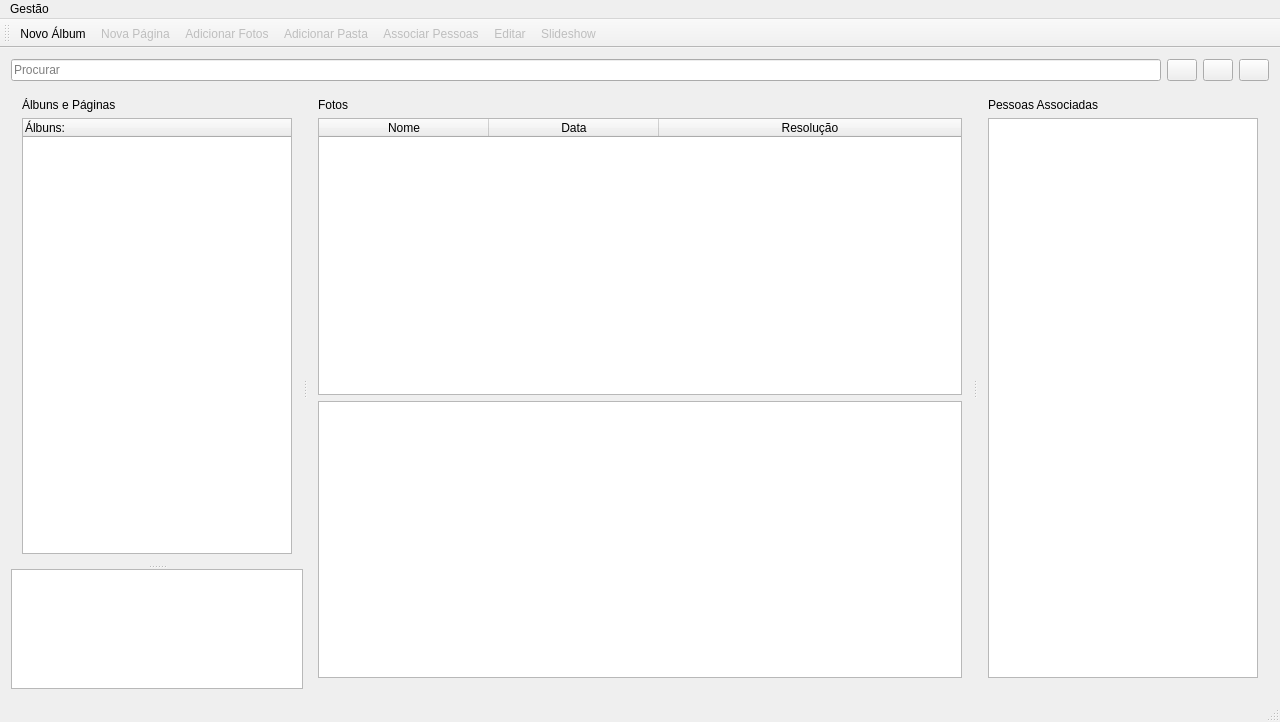
<?xml version="1.0" encoding="UTF-8"?>
<ui version="4.0">
 <class>MainWindow</class>
 <widget class="QMainWindow" name="MainWindow">
  <property name="enabled">
   <bool>true</bool>
  </property>
  <property name="geometry">
   <rect>
    <x>0</x>
    <y>0</y>
    <width>1280</width>
    <height>722</height>
   </rect>
  </property>
  <property name="sizePolicy">
   <sizepolicy hsizetype="Expanding" vsizetype="Expanding">
    <horstretch>0</horstretch>
    <verstretch>0</verstretch>
   </sizepolicy>
  </property>
  <property name="windowTitle">
   <string>MainWindow</string>
  </property>
  <widget class="QWidget" name="centralWidget">
   <property name="enabled">
    <bool>true</bool>
   </property>
   <layout class="QGridLayout" name="gridLayout">
    <item row="0" column="0">
     <widget class="QLineEdit" name="lineEdit">
      <property name="text">
       <string/>
      </property>
      <property name="placeholderText">
       <string>Procurar</string>
      </property>
     </widget>
    </item>
    <item row="0" column="1">
     <widget class="QPushButton" name="vistaMosaico">
      <property name="maximumSize">
       <size>
        <width>30</width>
        <height>30</height>
       </size>
      </property>
      <property name="text">
       <string/>
      </property>
      <property name="icon">
       <iconset resource="res.qrc">
        <normaloff>:/Icones/mosaico.png</normaloff>:/Icones/mosaico.png</iconset>
      </property>
      <property name="iconSize">
       <size>
        <width>20</width>
        <height>20</height>
       </size>
      </property>
     </widget>
    </item>
    <item row="0" column="2">
     <widget class="QPushButton" name="vistaListaCompleta">
      <property name="maximumSize">
       <size>
        <width>30</width>
        <height>30</height>
       </size>
      </property>
      <property name="text">
       <string/>
      </property>
      <property name="icon">
       <iconset resource="res.qrc">
        <normaloff>:/Icones/listadetalhada.png</normaloff>:/Icones/listadetalhada.png</iconset>
      </property>
      <property name="iconSize">
       <size>
        <width>20</width>
        <height>20</height>
       </size>
      </property>
     </widget>
    </item>
    <item row="0" column="3">
     <widget class="QPushButton" name="vistaListaSimples">
      <property name="sizePolicy">
       <sizepolicy hsizetype="Minimum" vsizetype="Fixed">
        <horstretch>0</horstretch>
        <verstretch>0</verstretch>
       </sizepolicy>
      </property>
      <property name="maximumSize">
       <size>
        <width>30</width>
        <height>30</height>
       </size>
      </property>
      <property name="text">
       <string/>
      </property>
      <property name="icon">
       <iconset resource="res.qrc">
        <normaloff>:/Icones/listasimples.png</normaloff>:/Icones/listasimples.png</iconset>
      </property>
      <property name="iconSize">
       <size>
        <width>20</width>
        <height>20</height>
       </size>
      </property>
     </widget>
    </item>
    <item row="1" column="0" colspan="4">
     <widget class="QSplitter" name="splitter_2">
      <property name="orientation">
       <enum>Qt::Horizontal</enum>
      </property>
      <widget class="QSplitter" name="splitter">
       <property name="orientation">
        <enum>Qt::Vertical</enum>
       </property>
       <widget class="QWidget" name="layoutWidget">
        <layout class="QVBoxLayout" name="verticalLayout">
         <item>
          <widget class="QLabel" name="label">
           <property name="text">
            <string>Álbuns e Páginas</string>
           </property>
          </widget>
         </item>
         <item>
          <widget class="QTreeWidget" name="albumwidget">
           <property name="contextMenuPolicy">
            <enum>Qt::DefaultContextMenu</enum>
           </property>
           <column>
            <property name="text">
             <string>Álbuns:</string>
            </property>
           </column>
          </widget>
         </item>
        </layout>
       </widget>
       <widget class="QListWidget" name="informacaowidget">
        <property name="maximumSize">
         <size>
          <width>16777215</width>
          <height>120</height>
         </size>
        </property>
       </widget>
      </widget>
      <widget class="QWidget" name="layoutWidget">
       <layout class="QVBoxLayout" name="verticalLayout_2">
        <item>
         <widget class="QLabel" name="label_4">
          <property name="text">
           <string>Fotos</string>
          </property>
         </widget>
        </item>
        <item>
         <widget class="QTableWidget" name="fotowidget">
          <property name="minimumSize">
           <size>
            <width>600</width>
            <height>0</height>
           </size>
          </property>
          <property name="acceptDrops">
           <bool>true</bool>
          </property>
          <property name="frameShape">
           <enum>QFrame::StyledPanel</enum>
          </property>
          <property name="sizeAdjustPolicy">
           <enum>QAbstractScrollArea::AdjustToContents</enum>
          </property>
          <property name="editTriggers">
           <set>QAbstractItemView::NoEditTriggers</set>
          </property>
          <property name="showDropIndicator" stdset="0">
           <bool>false</bool>
          </property>
          <property name="dragDropOverwriteMode">
           <bool>false</bool>
          </property>
          <property name="dragDropMode">
           <enum>QAbstractItemView::NoDragDrop</enum>
          </property>
          <property name="defaultDropAction">
           <enum>Qt::CopyAction</enum>
          </property>
          <property name="alternatingRowColors">
           <bool>true</bool>
          </property>
          <property name="selectionMode">
           <enum>QAbstractItemView::ExtendedSelection</enum>
          </property>
          <property name="selectionBehavior">
           <enum>QAbstractItemView::SelectRows</enum>
          </property>
          <property name="showGrid">
           <bool>true</bool>
          </property>
          <property name="gridStyle">
           <enum>Qt::SolidLine</enum>
          </property>
          <property name="sortingEnabled">
           <bool>true</bool>
          </property>
          <attribute name="horizontalHeaderDefaultSectionSize">
           <number>170</number>
          </attribute>
          <attribute name="horizontalHeaderHighlightSections">
           <bool>false</bool>
          </attribute>
          <attribute name="horizontalHeaderMinimumSectionSize">
           <number>50</number>
          </attribute>
          <attribute name="horizontalHeaderStretchLastSection">
           <bool>true</bool>
          </attribute>
          <attribute name="verticalHeaderVisible">
           <bool>false</bool>
          </attribute>
          <attribute name="verticalHeaderCascadingSectionResizes">
           <bool>false</bool>
          </attribute>
          <attribute name="verticalHeaderDefaultSectionSize">
           <number>60</number>
          </attribute>
          <attribute name="verticalHeaderMinimumSectionSize">
           <number>40</number>
          </attribute>
          <column>
           <property name="text">
            <string>Nome</string>
           </property>
          </column>
          <column>
           <property name="text">
            <string>Data</string>
           </property>
          </column>
          <column>
           <property name="text">
            <string>Resolução</string>
           </property>
          </column>
         </widget>
        </item>
        <item>
         <widget class="QListWidget" name="listWidget">
          <property name="sizePolicy">
           <sizepolicy hsizetype="Expanding" vsizetype="Expanding">
            <horstretch>0</horstretch>
            <verstretch>0</verstretch>
           </sizepolicy>
          </property>
          <property name="minimumSize">
           <size>
            <width>600</width>
            <height>0</height>
           </size>
          </property>
          <property name="viewMode">
           <enum>QListView::IconMode</enum>
          </property>
         </widget>
        </item>
       </layout>
      </widget>
      <widget class="QWidget" name="layoutWidget2">
       <layout class="QVBoxLayout" name="verticalLayout_8">
        <item>
         <widget class="QLabel" name="label_10">
          <property name="text">
           <string>Pessoas Associadas</string>
          </property>
         </widget>
        </item>
        <item>
         <widget class="QListWidget" name="pessoaWidget"/>
        </item>
       </layout>
      </widget>
     </widget>
    </item>
   </layout>
  </widget>
  <widget class="QMenuBar" name="menuBar">
   <property name="geometry">
    <rect>
     <x>0</x>
     <y>0</y>
     <width>1280</width>
     <height>26</height>
    </rect>
   </property>
   <widget class="QMenu" name="menuFicheiro">
    <property name="title">
     <string>Gestão</string>
    </property>
    <addaction name="actionNovo_Album"/>
    <addaction name="actionNova_Pagina"/>
    <addaction name="actionAdicionar_Fotografias"/>
    <addaction name="actionAdicionar_Pasta"/>
    <addaction name="separator"/>
    <addaction name="actionEditar"/>
    <addaction name="actionAssociar_Pessoas"/>
    <addaction name="separator"/>
    <addaction name="actionSlideshow"/>
    <addaction name="actionAcerca"/>
    <addaction name="actionSair"/>
   </widget>
   <addaction name="menuFicheiro"/>
  </widget>
  <widget class="QToolBar" name="mainToolBar">
   <property name="contextMenuPolicy">
    <enum>Qt::PreventContextMenu</enum>
   </property>
   <attribute name="toolBarArea">
    <enum>TopToolBarArea</enum>
   </attribute>
   <attribute name="toolBarBreak">
    <bool>false</bool>
   </attribute>
   <addaction name="actionNovo_Album"/>
   <addaction name="actionNova_Pagina"/>
   <addaction name="actionAdicionar_Fotografias"/>
   <addaction name="actionAdicionar_Pasta"/>
   <addaction name="actionAssociar_Pessoas"/>
   <addaction name="actionEditar"/>
   <addaction name="actionSlideshow"/>
  </widget>
  <widget class="QStatusBar" name="statusBar"/>
  <action name="actionNovo_Album">
   <property name="icon">
    <iconset resource="res.qrc">
     <normaloff>:/Icones/novoalbum.png</normaloff>:/Icones/novoalbum.png</iconset>
   </property>
   <property name="text">
    <string>Novo Álbum</string>
   </property>
   <property name="shortcut">
    <string>Ctrl+N</string>
   </property>
  </action>
  <action name="actionAcerca">
   <property name="text">
    <string>Acerca</string>
   </property>
  </action>
  <action name="actionSair">
   <property name="enabled">
    <bool>true</bool>
   </property>
   <property name="text">
    <string>Sair</string>
   </property>
  </action>
  <action name="actionNova_Pagina">
   <property name="enabled">
    <bool>false</bool>
   </property>
   <property name="icon">
    <iconset resource="res.qrc">
     <normaloff>:/Icones/add-page.png</normaloff>:/Icones/add-page.png</iconset>
   </property>
   <property name="text">
    <string>Nova Página</string>
   </property>
   <property name="shortcut">
    <string>Ctrl+P</string>
   </property>
  </action>
  <action name="actionEditar">
   <property name="enabled">
    <bool>false</bool>
   </property>
   <property name="icon">
    <iconset resource="res.qrc">
     <normaloff>:/Icones/edit.png</normaloff>:/Icones/edit.png</iconset>
   </property>
   <property name="text">
    <string>Editar</string>
   </property>
  </action>
  <action name="actionRemover_Album">
   <property name="enabled">
    <bool>false</bool>
   </property>
   <property name="text">
    <string>Remover Álbum</string>
   </property>
  </action>
  <action name="actionRemover_Pagina">
   <property name="enabled">
    <bool>false</bool>
   </property>
   <property name="text">
    <string>Remover Página</string>
   </property>
  </action>
  <action name="actionRemover_Foto_s">
   <property name="enabled">
    <bool>false</bool>
   </property>
   <property name="text">
    <string>Remover Foto(s)</string>
   </property>
   <property name="shortcut">
    <string>Del</string>
   </property>
  </action>
  <action name="actionCopiar_P_gina">
   <property name="enabled">
    <bool>false</bool>
   </property>
   <property name="text">
    <string>Copiar Página</string>
   </property>
   <property name="shortcut">
    <string>Shift+C</string>
   </property>
  </action>
  <action name="actionCopiar_Foto_s">
   <property name="enabled">
    <bool>false</bool>
   </property>
   <property name="text">
    <string>Copiar Foto(s)</string>
   </property>
   <property name="shortcut">
    <string>Ctrl+C</string>
   </property>
  </action>
  <action name="actionAdicionar_Fotografias">
   <property name="enabled">
    <bool>false</bool>
   </property>
   <property name="icon">
    <iconset resource="res.qrc">
     <normaloff>:/Icones/addphoto.png</normaloff>:/Icones/addphoto.png</iconset>
   </property>
   <property name="text">
    <string>Adicionar Fotos</string>
   </property>
   <property name="shortcut">
    <string>Ctrl+F</string>
   </property>
  </action>
  <action name="actionAssociar_Pessoas">
   <property name="enabled">
    <bool>false</bool>
   </property>
   <property name="icon">
    <iconset resource="res.qrc">
     <normaloff>:/Icones/associar.png</normaloff>:/Icones/associar.png</iconset>
   </property>
   <property name="text">
    <string>Associar Pessoas</string>
   </property>
  </action>
  <action name="actionImprimir">
   <property name="enabled">
    <bool>false</bool>
   </property>
   <property name="text">
    <string>Imprimir</string>
   </property>
  </action>
  <action name="actionMover_Foto_s">
   <property name="enabled">
    <bool>false</bool>
   </property>
   <property name="text">
    <string>Mover Foto(s)</string>
   </property>
   <property name="shortcut">
    <string>Ctrl+X</string>
   </property>
  </action>
  <action name="actionColar_Foto_s">
   <property name="enabled">
    <bool>false</bool>
   </property>
   <property name="text">
    <string>Colar Foto(s)</string>
   </property>
   <property name="shortcut">
    <string>Ctrl+V</string>
   </property>
  </action>
  <action name="actionColar_P_ginas">
   <property name="enabled">
    <bool>false</bool>
   </property>
   <property name="text">
    <string>Colar Página</string>
   </property>
   <property name="shortcut">
    <string>Shift+V</string>
   </property>
  </action>
  <action name="actionMover_Pagina">
   <property name="enabled">
    <bool>false</bool>
   </property>
   <property name="text">
    <string>Mover Página</string>
   </property>
   <property name="shortcut">
    <string>Shift+X</string>
   </property>
  </action>
  <action name="actionSlideshow">
   <property name="enabled">
    <bool>false</bool>
   </property>
   <property name="icon">
    <iconset resource="res.qrc">
     <normaloff>:/Icones/slideshow.png</normaloff>:/Icones/slideshow.png</iconset>
   </property>
   <property name="text">
    <string>Slideshow</string>
   </property>
  </action>
  <action name="actionAdicionar_Pasta">
   <property name="enabled">
    <bool>false</bool>
   </property>
   <property name="icon">
    <iconset>
     <normalon>:/Icones/addfolder.png</normalon>
    </iconset>
   </property>
   <property name="text">
    <string>Adicionar Pasta</string>
   </property>
   <property name="iconVisibleInMenu">
    <bool>true</bool>
   </property>
   <property name="shortcutVisibleInContextMenu">
    <bool>false</bool>
   </property>
  </action>
 </widget>
 <layoutdefault spacing="6" margin="11"/>
 <resources>
  <include location="res.qrc"/>
 </resources>
 <connections/>
</ui>
